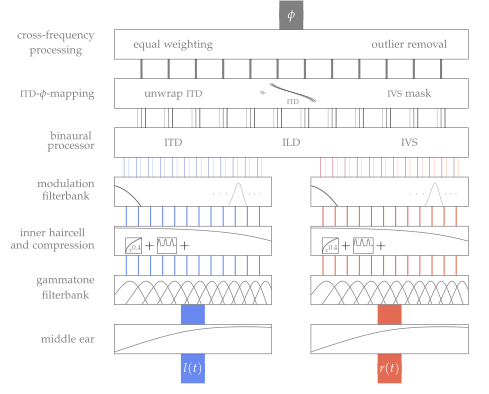

The gnuplot source for this figure:
#!/usr/bin/gnuplot
#
# FIGURE 6.1: Sketch of the applied binaural model. At the bottom the two time
# signals l(t) and r(t) are the input to the model. After that identical
# monaural preprocessing is applied. The binaural processor calculates the ITD,
# ILD, and interaural vector strength (IVS) based on the arriving input signals
# for every frequency channel. At the end the binaural parameter is mapped to a
# single direction estimation averaged over the whole time of the input signals.
#
# AUTHOR:   Hagen Wierstorf
# SOFTWARE: gnuplot 5.0 patchlevel 3

reset
set loadpath '../../gnuplot' 'data'

load 'latex.cfg'
load 'noborder.cfg'
load 'moreland.pal'
# lines with different grey
set style line 11 lc rgb '#bfbfbf' lt 1 lw 2
set style line 12 lc rgb '#808080' lt 1 lw 2
set style line 13 lc rgb '#404040' lt 1 lw 2

set terminal epslatex size 12.4cm,10cm color colortext @small
set output 'fig6_01.tex'

unset key

set yrange [-10:190]
set xrange [-24:100]

set tmargin 0
set bmargin 0
set lmargin 0
set rmargin 0

set style rectangle fs empty

monoralpart(y) = sprintf('\
    set object rectangle center 25,%f size 40,15 front;\
    set object rectangle center 75,%f size 40,15 front',y,y)
binauralpart(y) = sprintf('\
    set object rectangle center 50,%f size 90,15 front',y)
arrow(x,y,ls,lw) = sprintf('\
    set arrow from %f,%f to %f,%f nohead back ls %i lw %i',\
    x,y-5,x,y+5,ls,lw)
monoralarrow1(x,y,lw) = sprintf('\
    eval arrow(%f,%f,2,%i);\
    eval arrow(%f,%f,7,%i)',\
    x,y,lw,x+50,y,lw)
monoralarrow2(x,y,lw) = sprintf('\
    eval arrow(%f,%f,1,%i);\
    eval arrow(%f,%f,3,%i);\
    eval arrow(%f,%f,8,%i);\
    eval arrow(%f,%f,6,%i)',\
    x-0.57143,y,lw,\
    x+0.57143,y,lw,\
    x+50-0.57143,y,lw,\
    x+50.57143,y,lw)
binauralarrow1(x,y,lw) = sprintf('\
    eval arrow(%f,%f,12,%i)',\
    x,y,lw)
binauralarrow2(x,y,lw) = sprintf('\
    eval arrow(%f,%f,11,%i);\
    eval arrow(%f,%f,13,%i)',\
    x-0.75,y,lw,x+0.75,y,lw)
binauralarrow3(x,y,lw) = sprintf('\
    eval arrow(%f,%f,11,%i);\
    eval arrow(%f,%f,12,%i);\
    eval arrow(%f,%f,13,%i)',\
    x-1,y,lw,x,y,lw,x+1,y,lw)


set multiplot


eval monoralarrow1(25,0,69)
eval monoralarrow1(25,5,69)
set label '$l(t)$' at 25,2.5 center front tc rgb 'white'
set label '$r(t)$' at 75,2.5 center front tc rgb 'white'
# -- middle ear -----------------------------------------------------------------------------------
set label '\ft middle ear' at 0,17.5 right front tc ls 12                                           #
eval monoralpart(17.5)                                                                              #
# -- middle ear -----------------------------------------------------------------------------------
eval monoralarrow1(25,30,69)
# -- gammatone filterbank -------------------------------------------------------------------------
set label '\ft \shortstack{gammatone \\ filterbank}' at 0,42.5 right front tc ls 12                 #
eval monoralpart(42.5)                                                                              #
# -- gammatone filterbank -------------------------------------------------------------------------
do for [fc=1:12] { eval monoralarrow1(5+3.0769*fc,55,3) }
# -- compression and haircells --------------------------------------------------------------------
set label '\ft \shortstack{inner haircell \\ and compression}' at 0,67.5 right front tc ls 12       #
eval monoralpart(67.5)                                                                              #
# -- compression and haircells --------------------------------------------------------------------
do for [fc=1:12] { eval monoralarrow1(5+3.0769*fc,80,3) }
# -- modulation filterbank ------------------------------------------------------------------------
set label '\ft \shortstack{modulation \\ filterbank}' at 0,92.5 right front tc ls 12                #
eval monoralpart(92.5)                                                                              #
# -- modulation filterbank ------------------------------------------------------------------------
do for [fc=1:12] { eval monoralarrow2(5+3.0769*fc,105,1.5) }
# -- binaural processor ---------------------------------------------------------------------------
set label '\ft \shortstack{binaural \\ processor}' at 0,117.5 right front tc ls 12                  #
set label '\acs{ITD}' at 20,117.5 center front tc ls 12                                             #
set label '\acs{ILD}' at 50,117.5 center front tc ls 12                                             #
set label '\acs{IVS}' at 80,117.5 center front tc ls 12                                             #
eval binauralpart(117.5)                                                                            #
# -- binaural processor ---------------------------------------------------------------------------
do for [fc=1:12] { eval binauralarrow3(5+6.9231*fc,130,2) }
# -- unwrap ITD -----------------------------------------------------------------------------------
set label '\ft \acs{ITD}-$\phi$-mapping' at 0,142.5 right front tc ls 12                            #
set label '\ft unwrap \acs{ITD}' at 20,142.5 center front tc ls 12                                  #
set label '\ft \acs{IVS} mask' at 80,142.5 center front tc ls 12                                    #
eval binauralpart(142.5)                                                                            #
# -- unwrap ITD -----------------------------------------------------------------------------------
do for [fc=1:12] { eval binauralarrow1(5+6.9231*fc,155,6) }
# -- cross-frequency azimuth ----------------------------------------------------------------------
set label '\ft \shortstack{cross-frequency \\ processing}' at 0,167.5 right front tc ls 12          #
set label '\ft equal weighting' at 20,167.5 center front tc ls 12                                   #
set label '\ft outlier removal' at 80,167.5 center front tc ls 12                                   #
eval binauralpart(167.5)                                                                            #
# -- cross-frequency azimuth ----------------------------------------------------------------------
eval arrow(50,180,12,69)
eval arrow(50,185,12,69)
set label '$\phi$' at 50,182.5 center front tc rgb 'white'

plot 1/0

unset object
unset arrow
unset label

COL1 = 0.2349
COL2 = 0.6375
# plot middle ear
set size 0.3222,0.08
set origin COL1,0.1
set yrange [-90:-70]
set xrange [195:1400]
#set xrange [20:6000]
set logscale x
plot 'middleear.txt' u 1:2 w l ls 12
set origin COL2,0.1
replot

# plot gammatone filterbank
set origin COL1,0.225
set yrange [-15:5]
#set xrange [180:6000]
set xrange [195:1400]
#set xrange [20:6000]
set logscale x
plot for [ii=2:13] 'gammatonefilterbank.txt' u 1:ii w l ls 12
set origin COL2,0.225
replot

# plot innerhaircell processing
set origin COL1,0.35
set xrange [195:1400]
set yrange [-90:-70]
set logscale x
plot 'innerhaircell.txt' u 1:2 w l ls 12
set origin COL2,0.35
replot

# plot modulationfilterbank
set origin COL1,0.475
set yrange [-15:5]
set xrange [20:1400]
set logscale x
#set object circle center 808.22,-12.5 size 1.01 fc ls 11 fs solid 
set object circle center 289.34,-7 size 1.01 fc ls 11 fs solid 
set object circle center 414.19,-7 size 1.01 fc ls 11 fs solid 
set object circle center 348.40,-7 size 1.01 fc ls 11 fs solid
set object circle center 761.40,-7 size 1.01 fc ls 11 fs solid 
set object circle center 874.27,-7 size 1.01 fc ls 11 fs solid 
set object circle center 1000.0,-7 size 1.01 fc ls 11 fs solid 
plot 'modulationfilterbank.txt' u 1:7 w l ls 11, \
     ''                         u 1:26 w l ls 13
set origin COL2,0.475
replot
unset object

# plot compression
set size 0.04,0.04
set origin COL1+0.019,0.355
comp(x) = x**.4
set xrange [-0.02:1]
set yrange [-0.0:1]
unset logscale
set size ratio -1
set label '\tiny $x^{0.4}$' at 0.15,0.3 left front tc ls 12
set object rectangle center 0.25,0.5 size 2,2 front
set samples 2000
plot comp(x) w l ls 12
set origin COL2+0.019,0.355
replot
unset label
unset object

# plot half-wave rectification
set size ratio 0
set origin COL1+0.087,0.355
hwr(x) = sin(x)>0 ? sin(x) : 0
set xrange [-0.3:6*pi]
set yrange [-1.2:1.2]
set object rectangle center 3*pi,0 size 12*pi,3
set label '$+$' at -8,0 center front
set label '$+$' at 8+6*pi-0.3,0 center front
set samples 2000
plot hwr(x) w l ls 12
set origin COL2+0.087,0.355
replot

# plot unwrap ITD
# TODO

# plot ITD lookup table
set size 0.1,0.05
unset object
unset label
set origin 0.55,0.74
set ylabel '\tiny $\phi$' offset 2,0 tc ls 12
set xlabel '\tiny \acs{ITD}' offset 0,1.6 tc ls 12
set yrange [-90:90]
set xrange [-0.9:0.9]
load 'greens.pal'
set palette gray
set cbrange [-2:11]
unset colorbox
plot for [n=11:0:-1] 'lookup.txt' i n every 5 u 2:1:(n) w lines lt 1 lw 1 lc palette

# plot IVS mask
# TODO

unset multiplot

call 'plot.plt' 'fig6_01'

# vim:set textwidth=120:
